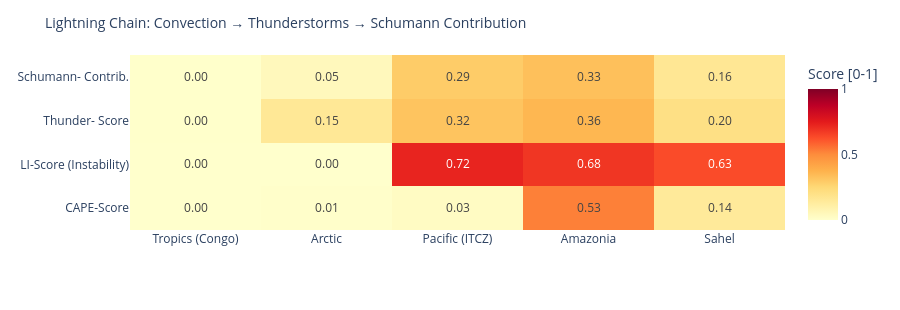

Notebook code for this chart:
### Code cell
# ============================================================
# LIGHTNING CHAIN: Convection → Thunderstorms → Schumann
# Shows the causal chain per measurement point as heatmap
# ============================================================

def cape_score(v):
    """CAPE → normalized score [0,1]"""
    if v is None or pd.isna(v): return 0.0
    return min(1.0, float(v) / 3000)

def li_score(v):
    """Lifted Index: negative = unstable → score [0,1]"""
    if v is None or pd.isna(v): return 0.3
    return min(1.0, max(0.0, (-float(v) + 6) / 12))

def cloud_score(v):
    if v is None or pd.isna(v): return 0.3
    return float(v) / 100

def thunder_score(row):
    """Kombinierter Gewitterwahrscheinlichkeits-Score
    CAPE + LI + Bedeckung + WMO-Gewitter + konvektiver Niederschlag (showers)
    Hinweis: X-Ray und Kp sind kein Bestandteil – nur geomagn./solarer Kontext.
    """
    cs = cape_score(row.get('cape'))
    ls = li_score(row.get('li'))
    cl = cloud_score(row.get('cloud'))
    t  = 1.0 if row.get('thunderstorm') else 0.0
    # Convective precipitation (showers) as additional indicator
    sh = min(1.0, (row.get('showers') or 0) / 5.0)
    return round(cs * 0.30 + ls * 0.25 + cl * 0.15 + t * 0.20 + sh * 0.10, 3)

def schumann_contribution(t_score, lat):
    """Schumann contribution: higher in tropics (±30°), scaled by thunderstorm score"""
    lat_weight = max(0.3, 1.0 - abs(lat) / 60)
    return round(t_score * lat_weight, 3)

df_atm['cape_score']   = df_atm.apply(lambda r: cape_score(r['cape']), axis=1)
df_atm['li_score']     = df_atm.apply(lambda r: li_score(r['li']),    axis=1)
df_atm['thunder_score']= df_atm.apply(lambda r: thunder_score(r.to_dict()), axis=1)
df_atm['schumann_contribution'] = df_atm.apply(
    lambda r: schumann_contribution(r['thunder_score'], r['lat']), axis=1)

metrics = ['cape_score', 'li_score', 'thunder_score', 'schumann_contribution']
labels  = ['CAPE-Score', 'LI-Score\n(Instability)', 'Thunder-\nScore', 'Schumann-\nContrib.']
z_data  = [df_atm[m].tolist() for m in metrics]

fig = go.Figure(go.Heatmap(
    z=z_data,
    x=df_atm['point'].tolist(),
    y=labels,
    colorscale='YlOrRd',
    zmin=0, zmax=1,
    text=[[f'{v:.2f}' for v in row] for row in z_data],
    texttemplate='%{text}', textfont=dict(size=12),
    colorbar=dict(title='Score [0-1]')
))
fig.update_layout(
    title=dict(text='Lightning Chain: Convection → Thunderstorms → Schumann Contribution', font=dict(size=14)),
    height=310,
    plot_bgcolor='rgba(0,0,0,0)', paper_bgcolor='rgba(0,0,0,0)',
    margin=dict(l=130, r=80, t=55, b=80)
)
fig.show()

### Figure 1 — Plotly figure (JSON) as saved in the notebook; plotly's stock layout.template omitted (floating-point values rounded to 4 significant figures)
{"data": [{"colorbar": {"title": {"text": "Score [0-1]"}}, "colorscale": [[0.0, "rgb(255,255,204)"], [0.125, "rgb(255,237,160)"], [0.25, "rgb(254,217,118)"], [0.375, "rgb(254,178,76)"], [0.5, "rgb(253,141,60)"], [0.625, "rgb(252,78,42)"], [0.75, "rgb(227,26,28)"], [0.875, "rgb(189,0,38)"], [1.0, "rgb(128,0,38)"]], "text": [["0.00", "0.01", "0.03", "0.53", "0.14"], ["0.00", "0.00", "0.72", "0.68", "0.63"], ["0.00", "0.15", "0.32", "0.36", "0.20"], ["0.00", "0.05", "0.29", "0.33", "0.16"]], "textfont": {"size": 12}, "texttemplate": "%{text}", "type": "heatmap", "x": ["Tropics (Congo)", "Arctic", "Pacific (ITCZ)", "Amazonia", "Sahel"], "y": ["CAPE-Score", "LI-Score\n(Instability)", "Thunder-\nScore", "Schumann-\nContrib."], "z": [[0.0, 0.006667, 0.02667, 0.5267, 0.1433], [0.0, 0.0, 0.725, 0.6833, 0.6333], [0.003, 0.154, 0.318, 0.36, 0.204], [0.003, 0.046, 0.291, 0.33, 0.16]], "zmax": 1, "zmin": 0}], "layout": {"height": 310, "margin": {"b": 80, "l": 130, "r": 80, "t": 55}, "paper_bgcolor": "rgba(0,0,0,0)", "plot_bgcolor": "rgba(0,0,0,0)", "title": {"font": {"size": 14}, "text": "Lightning Chain: Convection → Thunderstorms → Schumann Contribution"}}}
